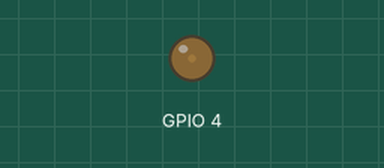
Simulated run of this program. Board: ESP32-C6. Shown: output pins drawn as LEDs (lit = HIGH).

Above: at 0.05 s.
At 0.9 s:
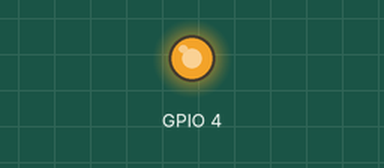
At 1.3 s:
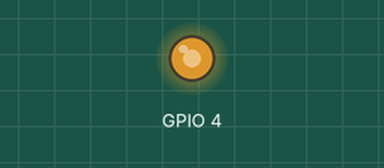
At 1.75 s:
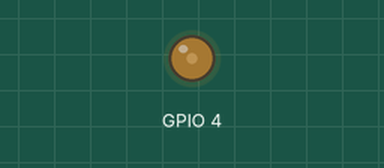
Timing chart, 0 to 4.6 s (numbered marks = the images above):
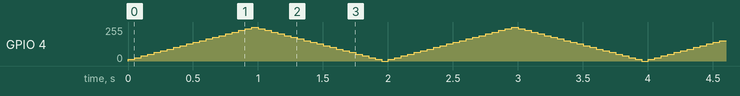

The program:

main.cpp
```cpp
// #include <driver/gpio.h>
#include <driver/ledc.h>
// #include <esp_timer.h>
#include <stdio.h>
#include <unistd.h>

static constexpr int FADE{5};

static constexpr auto LEDC_TIMER{LEDC_TIMER_0};
static constexpr auto LEDC_MODE{LEDC_LOW_SPEED_MODE};
static constexpr auto LEDC_CHANNEL{LEDC_CHANNEL_0};
static constexpr auto LEDC_DUTY_RES{LEDC_TIMER_13_BIT}; // Duty resolution
static constexpr auto LEDC_FREQUENCY{(4000)}; // PWM frequency in Hertz
#define LEDC_DUTY_PERCENT_TO_VALUE(p)                                          \
  (uint32_t)(((p) / 100.0f) * (1 << LEDC_DUTY_RES))

extern "C" void app_main() {
  // Prepare and then apply the LEDC PWM timer configuration
  ledc_timer_config_t ledc_timer = {
      .speed_mode = LEDC_MODE,
      .duty_resolution = LEDC_DUTY_RES,
      .timer_num = LEDC_TIMER,
      .freq_hz = LEDC_FREQUENCY, // Set output frequency at 4 kHz
      .clk_cfg = LEDC_AUTO_CLK};
  ESP_ERROR_CHECK(ledc_timer_config(&ledc_timer));

  // Prepare and then apply the LEDC PWM channel configuration
  ledc_channel_config_t ledc_channel = {.gpio_num = GPIO_NUM_4,
                                        .speed_mode = LEDC_MODE,
                                        .channel = LEDC_CHANNEL,
                                        .intr_type = LEDC_INTR_DISABLE,
                                        .timer_sel = LEDC_TIMER};
  ESP_ERROR_CHECK(ledc_channel_config(&ledc_channel));

  int brightness{0};
  bool increment{true};
  while (1) {
    if (increment) {
      brightness += FADE;
      if (brightness > 100) {
        brightness -= FADE * 2;
        increment = false;
      }
    } else {
      brightness -= FADE;
      if (brightness < 0) {
        brightness += FADE * 2;
        increment = true;
      }
    }
    ESP_ERROR_CHECK(ledc_set_duty(LEDC_MODE, LEDC_CHANNEL,
                                  LEDC_DUTY_PERCENT_TO_VALUE(brightness)));
    ESP_ERROR_CHECK(ledc_update_duty(LEDC_MODE, LEDC_CHANNEL));
    usleep(50000);
  }
}
```
